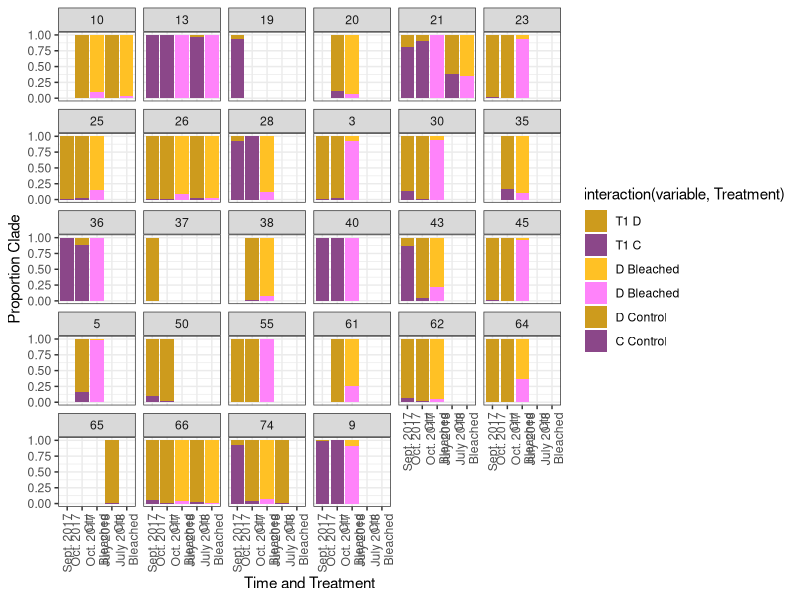
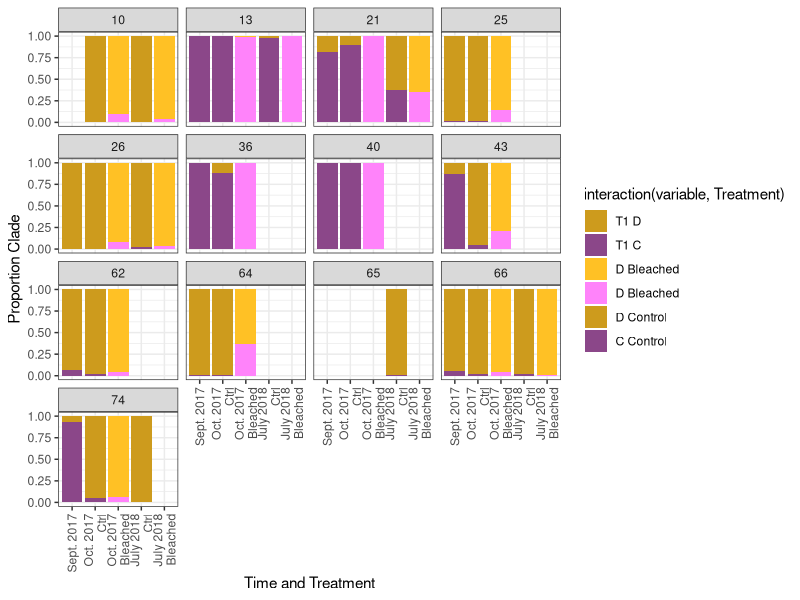

Reproduce these figures in R, in order.
library(ggplot2)
library(reshape)
library(lme4)
library(lmerTest)

symb.dat<-read.csv('UW_final_data_colonies.csv')
symb.dat$Time<-symb.dat$well_name
symb.dat$Colony<-symb.dat$well_name

symb.dat$Time<-sub(" .*", "", symb.dat$Time)
symb.dat$Colony<-sub("T1 ", "", symb.dat$Colony)
symb.dat$Colony<-sub("T2 ", "", symb.dat$Colony)
symb.dat$Colony<-sub("T3 ", "", symb.dat$Colony)
symb.dat$Colony<-sub("T4 ", "", symb.dat$Colony)
symb.dat$Colony<-sub("T5 ", "", symb.dat$Colony)
symb.dat$Colony<-sub("T6 ", "", symb.dat$Colony)

symb.dat$Treatment<-symb.dat$Colony
symb.dat$Colony<-sub('NB', '', symb.dat$Colony)
symb.dat$Colony<-sub('B', '', symb.dat$Colony)

symb.dat$Treatment<-gsub('[0-9]+', '', symb.dat$Treatment)

symb.sub<-subset(symb.dat, select=c("Time", 'Colony', 'Treatment', 'prop_d', 'prop_c'))
symb.melt<-melt(symb.sub, id.vars=c('Time', 'Colony', 'Treatment'))

x_int<-interaction(symb.melt$Time, symb.melt$Treatment)
level_order<-c('T1.','T2.NB', 'T2.B', 'T6.NB','T6.B'  )

symb.pl1<-ggplot(data=symb.melt, aes(fill=interaction(variable,Treatment), y=value, x=interaction(Time, Treatment))) +
  geom_bar(position='stack', stat='identity') +
  facet_wrap(~Colony) +
  theme_bw() +
  theme(axis.text.x = element_text(angle = 90, vjust = 0.5, hjust=1)) +
  xlab('Time and Treatment') +
  ylab('Proportion Clade') +
  ylim(0,1) +
  scale_fill_manual(values=c('goldenrod3', 'orchid4', 'goldenrod1', 'orchid1', 'goldenrod3', 'orchid4'), labels=c('T1 D', 'T1 C', 'D Bleached', 'D Bleached', 'D Control', 'C Control')) +
  scale_x_discrete(limits = level_order, labels=c('Sept. 2017', 'Oct. 2017\nCtrl', 'Oct. 2017\nBleached', 'July 2018\nCtrl', 'July 2018\nBleached'))


png("symbiont clades R and S v2.png", width=10, height=10, units = "in", res = 1200)
symb.pl1
dev.off()

#resilient only
#colonies 10, 13, 21, 25, 26, 36, 40, 43, 62, 64, 65, 66, 74
symb.R<-subset(symb.melt, Colony == 10| Colony == 13|Colony == 21|Colony == 25|Colony == 26|Colony == 36|Colony == 40|Colony == 43|Colony == 62|Colony == 64|Colony == 65|Colony == 66|Colony == 74)

symb.pl2<-ggplot(data=symb.R, aes(fill=interaction(variable,Treatment), y=value, x=interaction(Time, Treatment))) +
  geom_bar(position='stack', stat='identity') +
  facet_wrap(~Colony) +
  theme_bw() +
  theme(axis.text.x = element_text(angle = 90, vjust = 0.5, hjust=1)) +
  xlab('Time and Treatment') +
  ylab('Proportion Clade') +
  ylim(0,1) +
  scale_fill_manual(values=c('goldenrod3', 'orchid4', 'goldenrod1', 'orchid1', 'goldenrod3', 'orchid4'), labels=c('T1 D', 'T1 C', 'D Bleached', 'D Bleached', 'D Control', 'C Control')) +
  scale_x_discrete(limits = level_order, labels=c('Sept. 2017', 'Oct. 2017\nCtrl', 'Oct. 2017\nBleached', 'July 2018\nCtrl', 'July 2018\nBleached'))


png("symbiont clades resilient only v2.png", width=10, height=10, units = "in", res = 1200)
symb.pl2
dev.off()

#create column for dominant clade
symb.dat$abundance<-gsub(">.*","",symb.dat$abundance)

symb.R2<-subset(symb.dat, Colony == 10| Colony == 13|Colony == 21|Colony == 25|Colony == 26|Colony == 36|Colony == 40|Colony == 43|Colony == 62|Colony == 64|Colony == 65|Colony == 66|Colony == 74)
symb.R2$Colony<-as.factor(symb.R2$Colony)
symb.R2["Treatment"][symb.R2["Treatment"] == ''] <- NA
clade.lm <- glmer(prop_d ~ Treatment + Time + abundance + (1|Colony), data=symb.R2, family = binomial)
summary(clade.lm)
